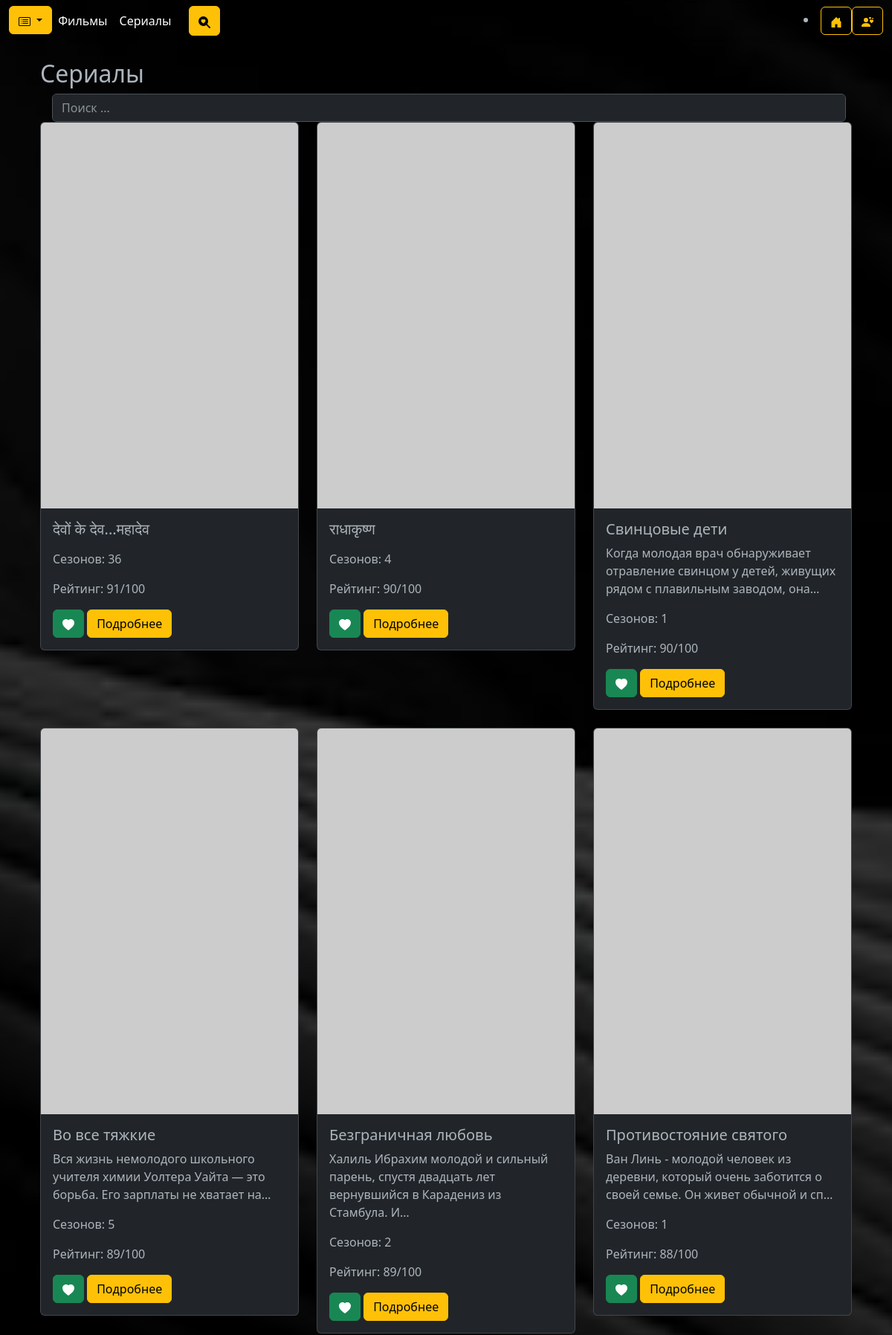
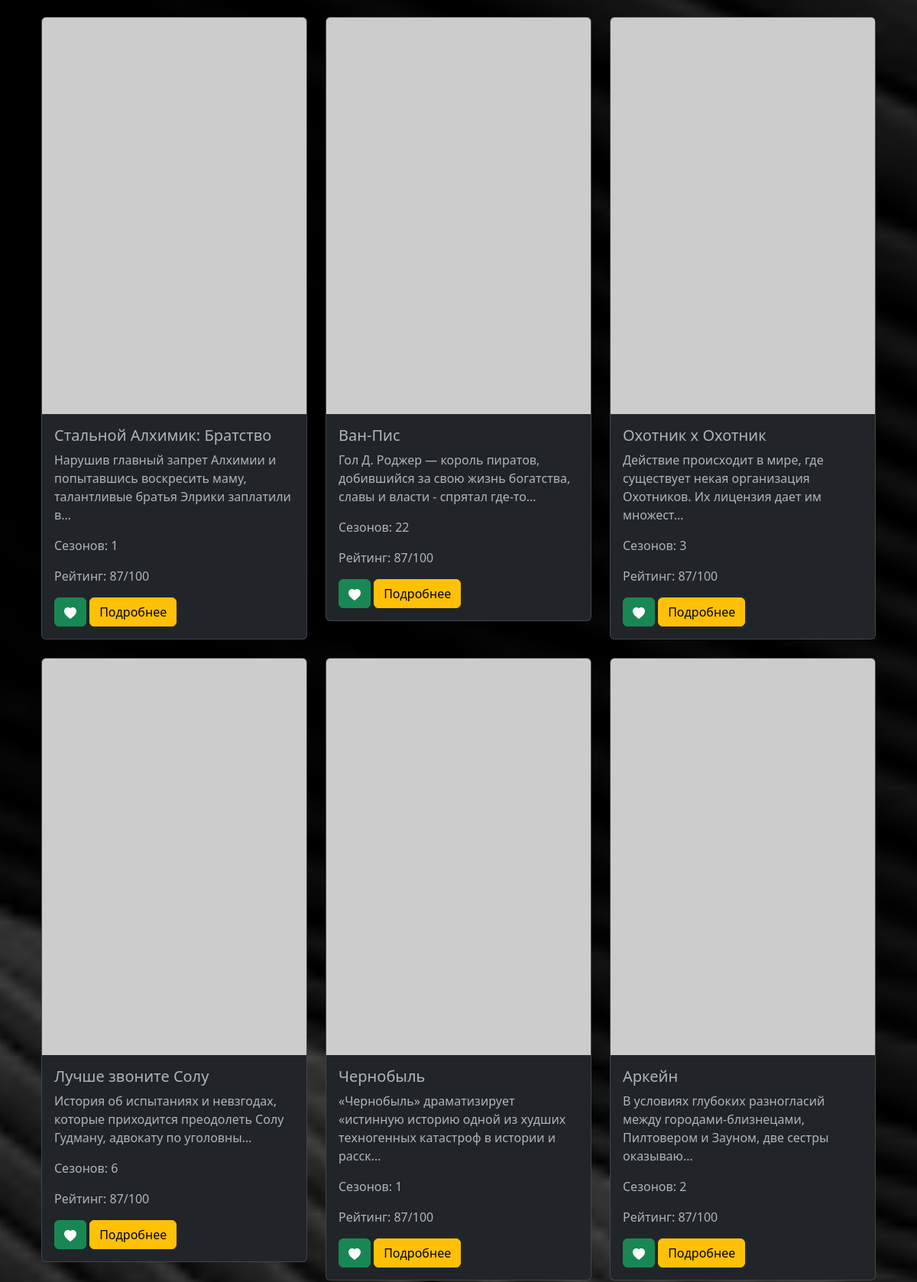
The app's page /Movie_app/series/ (upper part) with its own data (2 pictures, top to bottom).
### Movie_app/models.py (models this page shows, shortened)
class Content(PolymorphicModel):
    tmdb_id = models.IntegerField(
        primary_key=True,
        unique=True,
        validators=[MinValueValidator(1)])
    title = models.CharField(max_length=200)
    created_at = models.DateTimeField(auto_now_add=True)

class Series(Content):
    rating = models.IntegerField(
        default=0,
        validators=[MinValueValidator(0), MaxValueValidator(100)]
    )
    release_date = models.DateField(
        null=True,
        blank=True,
        verbose_name="Дата выхода"
    )
    created_in = models.ManyToManyField(Country,
                                        verbose_name="Страны производства")
    genres = models.ManyToManyField(Genre, verbose_name="Жанры")
    actors = models.ManyToManyField(Actor, verbose_name="Актёры")
    seasons = models.IntegerField(validators=[MinValueValidator(0)], default=0)
    episodes = models.IntegerField(validators=[MinValueValidator(0)], default=0)
    description = models.TextField(blank=True, verbose_name="Описание")
    poster_url = models.URLField(blank=True, validators=[URLValidator()])

class Content(PolymorphicModel):
    tmdb_id = models.IntegerField(
        primary_key=True,
        unique=True,
        validators=[MinValueValidator(1)])
    title = models.CharField(max_length=200)
    created_at = models.DateTimeField(auto_now_add=True)

### Movie_app/views.py (the view)
# urls.py: path('series/', views.SeriesListView.as_view(), name='series_list'),
class SeriesListView(ListView):
    model = Series
    template_name = 'Movie_app/series_list.html'
    context_object_name = 'series'
    paginate_by = 20
    def get_queryset(self):
        queryset = super().get_queryset()
        queryset = queryset.order_by('-rating')
        form = SeriesFilterForm(self.request.GET)
        if form.is_valid():
            genres = form.cleaned_data.get('genres')
            actors = form.cleaned_data.get('actors')
            countries = form.cleaned_data.get('countries')
            if genres:
                queryset = queryset.filter(genres__in=genres)
            if actors:
                queryset = queryset.filter(actors__in=actors)
            if countries:
                queryset = queryset.filter(created_in__in=countries)
        return queryset.distinct()
    def get_context_data(self, **kwargs):
        context = super().get_context_data(**kwargs)
        context['filter_form'] = SeriesFilterForm(self.request.GET)
        return context

### Movie_app/forms.py
class SeriesFilterForm(forms.Form):
    title = forms.CharField(
        required=False,
        label="Название",
        widget=forms.TextInput(attrs={"placeholder":
                                          "Введите название фильма"}),
    )
    genre = forms.ModelChoiceField(
        queryset=Genre.objects.all(),
        required=False,
        label="Жанр",
        empty_label="Выберите жанр",
    )
    rating = forms.DecimalField(
        required=False,
        label="Рейтинг",
        min_value=0,
        max_value=100,
        widget=forms.NumberInput(attrs={"placeholder": "000"}),
    )
    actor = forms.ModelChoiceField(
        queryset=Actor.objects.all(),
        required=False,
        label="Актеры",
        empty_label="Выберите актера",
    )
    country = forms.ModelChoiceField(
        queryset=Country.objects.all(),
        required=False,
        label="Страны",
        empty_label="Выберите страну",
    )

### Movie_app/templates/Movie_app/series_list.html (shortened to what this page needs)
{% extends 'includes/base.html' %}
{% block content %}
<div class="container my-4">
    <h2>Сериалы</h2>
    <form method="get" action="{% url 'Movie_app:search_results' %}" class="d-flex ms-3">
        <input type="text" name="query" placeholder="Поиск ..." class="form-control me-2">
    </form>
    {% if series %}
    <div class="row">
        {% for series_item in series %}
        <div class="col-md-4 mb-4">
            <div class="card">
                {% if series_item.poster_url %}
                <img src="{{ series_item.poster_url }}" class="card-img-top" alt="{{ series_item.title }}"
                     onerror="this.src='https://via.placeholder.com/500x750?text=Image+Error'">
                {% else %}
                <img src="https://via.placeholder.com/500x750?text=No+Image" class="card-img-top"
                     alt="{{ series_item.title }}">
                {% endif %}
                <div class="card-body">
                    <h5 class="card-title">{{ series_item.title }}</h5>
                    <p class="card-text">{{ series_item.description|truncatechars:100 }}</p>
                    <p>Сезонов: {{ series_item.seasons }}</p>
                    <p>Рейтинг: {{ series_item.rating }}/100</p>
                    <form method="post" action="{% url 'recommendations:add_to_favorites'  series_item.tmdb_id %}"
                          style="display: inline;">
                        <button type="submit" class="btn btn-success">
                            <svg xmlns="http://www.w3.org/2000/svg" width="16" height="16" fill="currentColor"
                                 class="bi bi-heart-fill" viewBox="0 0 16 16">
                                <path fill-rule="evenodd"
                                      d="M8 1.314C12.438-3.248 23.534 4.735 8 15-7.534 4.736 3.562-3.248 8 1.314z"/>
                            </svg>
                        </button>
                        <a href="{% url 'Movie_app:content_detail' series_item.tmdb_id %}" class="btn btn-warning">Подробнее</a>
                </div>
            </div>
        </div>
        {% endfor %}
    </div>
    {% else %}
    <p>Сериалы не найдены.</p>
    {% endif %}
</div>
{% endblock %}

### records on screen
Series: title "देवों के देव...महादेव", seasons "36", rating "91"
Series: title "राधाकृष्ण", seasons "4", rating "90"
Series: title "Свинцовые дети", description "Когда молодая врач обнаруживает отравление свинцом у детей, живущих рядом с плавильным заводом, она…", seasons "1", rating "90"
Series: title "Во все тяжкие", description "Вся жизнь немолодого школьного учителя химии Уолтера Уайта — это борьба. Его зарплаты не хватает на…", seasons "5", rating "89"
Series: title "Безграничная любовь", description "Халиль Ибрахим молодой и сильный парень, спустя двадцать лет вернувшийся в Карадениз из Стамбула. И…", seasons "2", rating "89"
Series: title "Противостояние святого", description "Ван Линь - молодой человек из деревни, который очень заботится о своей семье. Он живет обычной и сп…", seasons "1", rating "88"
Series: title "Стальной Алхимик: Братство", description "Нарушив главный запрет Алхимии и попытавшись воскресить маму, талантливые братья Элрики заплатили в…", seasons "1", rating "87"
Series: title "Ван-Пис", description "Гол Д. Роджер — король пиратов, добившийся за свою жизнь богатства, славы и власти - спрятал где-то…", seasons "22", rating "87"
Series: title "Охотник х Охотник", description "Действие происходит в мире, где существует некая организация Охотников. Их лицензия дает им множест…", seasons "3", rating "87"
Series: title "Лучше звоните Солу", description "История об испытаниях и невзгодах, которые приходится преодолеть Солу Гудману, адвокату по уголовны…", seasons "6", rating "87"
Series: title "Чернобыль", description "«Чернобыль» драматизирует «истинную историю одной из худших техногенных катастроф в истории и расск…", seasons "1", rating "87"
Series: title "Аркейн", description "В условиях глубоких разногласий между городами-близнецами, Пилтовером и Зауном, две сестры оказываю…", seasons "2", rating "87"
